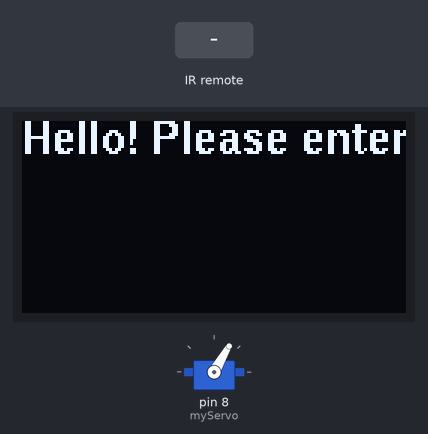
Simulated run of this sketch. Board: Arduino Uno, built with avr-gcc and run on an emulated ATmega328P. Shown: servo, 128×64 one-colour display. The inputs (shaded band) are chosen by the test bench. What the sketch prints to the serial monitor is not drawn.

Above: at 1.5 s.
1.6 s: infrared code 0xB54AFF00 received
At 2.1 s:
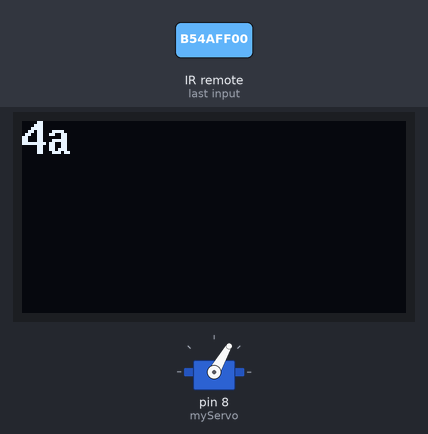
At 3.3 s:
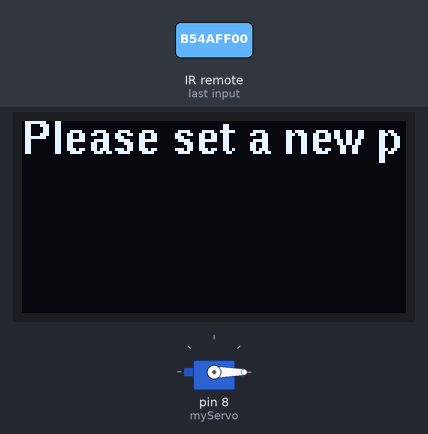
Timing chart, 0 to 4.8 s (numbered marks = the images above; inputs shaded):
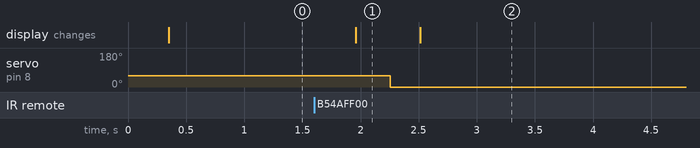

Measured:
- after the input at 1.6 s, servo on pin 8 (myServo): 60° → 0° after 0.66 s; the display: changes after 0.36 s (image 1)
- what the display in image 1 shows lasts 0.5 s, from 2.0 s to 2.5 s

The sketch:

sketch_dec14b.ino
```cpp
/*
File: my_program.cpp
Author: Erfan Rahimi
Date: 2023-12-20
Descriotion: This program uses the two components, RFID and IR-reciever in order to activate and rotate a Servo. It is essentially a lock that uses
a card system with the RFID so that only the owner can access what ever they are trying to protect with the lock or a password set with a remote controller
. The owner can also change the password of the remote controller at anytime to any three digit number they want, and the remote controller comunicates with
the IR-reciever and uses Infra red signals in order to send different codes, which allows us to choose a pattern.

*/

//XXXXXXXXXXXXXXXXXXXXXXXXXXXXXXXXXXXXXXXXXXXXXXXXXXXXXXXXXXXXXXXXXXXXXXXXXXXXXXXXXXXXXXXXXXXXXXXXXXXXXXXXXXXXXXXXXXXXXXXXXXXXXXXXXXXXXXXXXXXXXXXXXXXXXXXXXXXXXXXXXXXXXXXXXXXXXXXXXXXXXX

/* Includes the necessary libraries for IR communication, Servo library for controlling the servo motor
SPI library for communication with RFID module, MFRC522 for working with RFID cards,
Wire library for 12C communication with OLED display, U8glib library for handling the OLED display.
*/

#include <IRremote.h>
#include <Servo.h>
#include <SPI.h>
#include <MFRC522.h>
#include <Wire.h>
#include <U8glib.h>


// Defines reset pin for RFID module
#define RST_PIN 9
// Define the slave select pin for the RFID module
#define SS_PIN 10
// Defines the pin that IR reciever is connected to...
const int IR_PIN = 5;

// Initilizes OLED display object with 12C communication
U8GLIB_SSD1306_128X64 oled(U8G_I2C_OPT_NO_ACK);

// Creates a Servo object
Servo myServo;

MFRC522 mfrc522(SS_PIN, RST_PIN); // Defines RFID module pins
String MasterTag = "A9188BD";
String tagID = "";
boolean getID();
bool closed = true; // Variable to track the state of the locker

// Defining the IR password
unsigned long pattern[3] = { 0x16, 0x19, 0xD };
int patternIndex = 0; // Variable that tracks the current button press in the array
bool changingPassword = false;
// Define the IR receiver object
IRrecv irrecv(IR_PIN);


//XXXXXXXXXXXXXXXXXXXXXXXXXXXXXXXXXXXXXXXXXXXXXXXXXXXXXXXXXXXXXXXXXXXXXXXXXXXXXXXXXXXXXXXXXXXXXXXXXXXXXXXXXXXXXXXXXXXXXXXXXXXXXXXXXXXXXXXXXXXXXXXX

/*
   Description: Updates the current text to the oled
   Parameters:  The text that is going to be displayed
   Returns:
*/

void updateOled(String text){
    oled.firstPage();  // Starts the initial page of the OLED
  do{
    oled.drawStr(0,11, text.c_str());  // Draws or writes the text on the OLED with given coordinates
  } while (oled.nextPage());  // Moves to the next page
}

//XXXXXXXXXXXXXXXXXXXXXXXXXXXXXXXXXXXXXXXXXXXXXXXXXXXXXXXXXXXXXXXXXXXXXXXXXXXXXXXXXXXXXXXXXXXXXXXXXXXXXXXXXXXXXXXXXXXXXXXXXXXXXXXXXXXXXXXXXXXXXXXX

/*
   Description: This does the password change process
   Parameters:  The new given indexes?
   Returns:     The new password
*/

void changePassword() {
  updateOled("Please set a new password");  // Tempts the user to change the password
  unsigned long newPattern[3] = { 0, 0, 0 };  // Creates an array to store the password
  int newPatternIndex = 0; // Creates index that tracks the new password elements

// Loop that catches the signals from the IR remote
  while (newPatternIndex < 3) {
    if (irrecv.decode()) {
      updateOled(String(irrecv.decodedIRData.command, HEX)); // Displays the IR codes on the OLED
      delay(300);
      newPattern[newPatternIndex] = irrecv.decodedIRData.command; //Stores the IR codes in the array
      newPatternIndex++;
      irrecv.resume();  // Receive the next value
    }
  }

// This copies the new password to the main password array
  for (int i = 0; i < 3; i++) {
    pattern[i] = newPattern[i];
  }

  updateOled("Password changed successfully!"); // Comes up when the password changes successfully
  changingPassword = false; // Sets the flag that indicates the successfull password change
}

//XXXXXXXXXXXXXXXXXXXXXXXXXXXXXXXXXXXXXXXXXXXXXXXXXXXXXXXXXXXXXXXXXXXXXXXXXXXXXXXXXXXXXXXXXXXXXXXXXXXXXXXXXXXXXXXXXXXXXXXXXXXXXXXXXXXXXXXXXXXXXXXX

 /*
   Description: Reads the RFID tag and checks its ID
   Parameters:  None
   Returns:     boolean - true if there is a valid RFID tag, false if not
*/

boolean getID() {
  if (!mfrc522.PICC_IsNewCardPresent()) {
    return false; // Exists function if there is no new card
  }
  if (!mfrc522.PICC_ReadCardSerial()) {
    return false; // Can not read card, exit function
  }
  tagID = ""; // Starts the tagID variabel that stores the tags ID
  // Loop that converts each byte of the RFID UID to hexadecimal
  for (uint8_t i = 0; i < 4; i++) {
    tagID.concat(String(mfrc522.uid.uidByte[i], HEX));
    delay(300);
  }
  tagID.toUpperCase(); // Converts the variabel ID to uppercase
  mfrc522.PICC_HaltA();  // Stop reading
  updateOled(tagID); // Uptade oled with given ID
  return true; // Return true to indicate a successful RFID tag read
}

//XXXXXXXXXXXXXXXXXXXXXXXXXXXXXXXXXXXXXXXXXXXXXXXXXXXXXXXXXXXXXXXXXXXXXXXXXXXXXXXXXXXXXXXXXXXXXXXXXXXXXXXXXXXXXXXXXXXXXXXXXXXXXXXXXXXXXXXXXXXXXXXX

 /*
   Description: Checks IR input and validates the recieved signals
   Parameters:  None
   Returns:     void
*/

void checkIR() {
  if (irrecv.decode()) {
    delay(300);
    updateOled(String(irrecv.decodedIRData.command, HEX)); // Displays the IR code on OLED
    delay(300);

    // Checks if the recieved IR code matches the command for password change
    if (irrecv.decodedIRData.decodedRawData == 0xB54AFF00) {
      changingPassword = true; // Sets the flag that intinates password change
    } else {
      // Checks if the Recieved IR code matches the pattern
      if (irrecv.decodedIRData.command == pattern[patternIndex]) {
        patternIndex++; // Moves to the next element
        // Checks if the whole pattern has been entered
        if (patternIndex >= sizeof(pattern) / sizeof(pattern[0])) {
          updateOled("Access granted");
          patternIndex = 0;  // Reset pattern index after successful access
          closed = !closed;
        }
      } else {
        patternIndex = 0;  // Reset if incorrect code
        updateOled("Access denied");
      }
    }

    // Controls servo depending on the value of closed
    if (closed) {
      myServo.write(0);
    } else {
      myServo.write(200);
    }

    irrecv.resume();  // Receive the next value
  }
}

//XXXXXXXXXXXXXXXXXXXXXXXXXXXXXXXXXXXXXXXXXXXXXXXXXXXXXXXXXXXXXXXXXXXXXXXXXXXXXXXXXXXXXXXXXXXXXXXXXXXXXXXXXXXXXXXXXXXXXXXXXXXXXXXXXXXXXXXXXXXXXXXX

 /*
   Description: Checks if the RFID matches the Mastertag
   Parameters:  None
   Returns:     void
*/

void checkRFID() {
  // Checks for RFID input as long as there is a valid RFID tag present
  while (getID()) {
    // Checks if the userTag matches the Mastertag
    if (tagID == MasterTag) {
      updateOled("Access Granted");
      closed = !closed;
    } else {
      updateOled("Access denied");
    }

    // Control the servo based on the state of 'closed
    if (closed) {
      myServo.write(0);
    } else {
      myServo.write(200);
    }
  }
}

//XXXXXXXXXXXXXXXXXXXXXXXXXXXXXXXXXXXXXXXXXXXXXXXXXXXXXXXXXXXXXXXXXXXXXXXXXXXXXXXXXXXXXXXXXXXXXXXXXXXXXXXXXXXXXXXXXXXXXXXXXXXXXXXXXXXXXXXXXXXXXXXX

void setup() {
  Serial.begin(9600); // Starts serial communication
  Wire.begin(); // Start the 12C communcation for OLED
  oled.setFont(u8g_font_helvB10); // Sets font for OLED
  SPI.begin(); // Starts SPI communication for RFID
  mfrc522.PCD_Init(); // Starts the RDID module
  delay(4); // Puts delay for RFID module stability
  mfrc522.PCD_DumpVersionToSerial(); // Dump the RFID module version information to serial
  myServo.attach(8); // Servo attached to 8
  myServo.write(60); // Moves servo to the initial position
  irrecv.enableIRIn(); // Enables th IR reciever for remote input
  updateOled("Hello! Please enter your password");
}

//XXXXXXXXXXXXXXXXXXXXXXXXXXXXXXXXXXXXXXXXXXXXXXXXXXXXXXXXXXXXXXXXXXXXXXXXXXXXXXXXXXXXXXXXXXXXXXXXXXXXXXXXXXXXXXXXXXXXXXXXXXXXXXXXXXXXXXXXXXXXXXXX

 /*
   Description: Checks RFID access.
   Parameters:  None
   Returns:     void
*/

void loop() {
  // Check if the system is in the process of changing the password
  if (changingPassword) {
    changePassword(); // If changing password, then execute the password change procedure
  } else {
    checkIR(); // Calls on the checkIR function that starts to check for IR signals
    checkRFID(); // Calls on the RFID function that starts to check for the RFID signals.
  }
}
```
